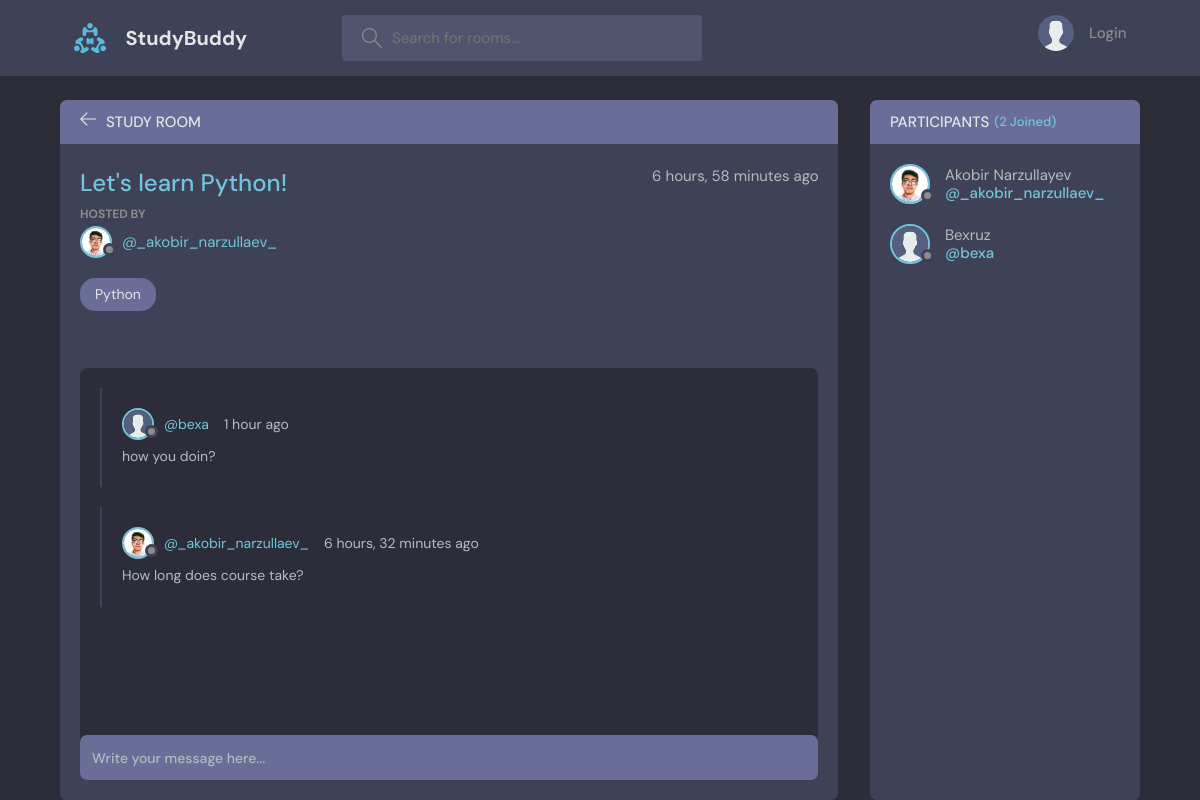
/room/1, run on the app's committed database.
### base/models.py (models this page shows, shortened)
class Room(models.Model):
  host = models.ForeignKey(User, on_delete=models.SET_NULL, null=True)
  topic = models.ForeignKey(Topic, on_delete=models.SET_NULL,
                            null=True)  # By saying null=True we are allowing the database to be empty
  name = models.CharField(max_length=200)
  description = models.TextField(null=True,
                                 blank=True)  # By default null is set to true (it simply means it is allowed to be blank; null for the database and blank for the form)
  participants = models.ManyToManyField(User, related_name='participants', blank=True)
  updated = models.DateTimeField(
    auto_now=True)  # (auto_now = True) It simply means when the post is saved take a time stamp
  created = models.DateTimeField(auto_now_add=True)  # Takes a time stamp when a post is created
  class Meta:
    ordering = ['-updated', '-created']

class User(AbstractUser):
  name = models.CharField(max_length=200, null=True)
  email = models.EmailField(unique=True, null=True)
  bio = models.TextField(null=True)
  avatar = models.ImageField(null=True, default="avatar.svg")
  USERNAME_FIELD = 'email'
  REQUIRED_FIELDS = []

class Topic(models.Model):
  name = models.CharField(max_length=200)
  def __str__(self):
    return self.name

class Message(models.Model):
  user = models.ForeignKey(User, on_delete=models.CASCADE)
  room = models.ForeignKey(Room,
                           on_delete=models.CASCADE)  # ForeignKey - many-to-one relationship. Requires two positional arguments: the class to which the model is related and the on_delete option
  body = models.TextField()
  updated = models.DateTimeField(auto_now=True)
  created = models.DateTimeField(auto_now_add=True)
  class Meta:
    ordering = ['-updated', '-created']

### base/views.py (the view, shortened to what this page needs)
# urls.py: path('room/<str:pk>', views.room, name="room"),  # pk inside the string stands for "primary key"
def room(request, pk):
  room = Room.objects.get(id=pk)  # In order to make the id  unique we are gonna pass in pk(primary key)
  room_messages = room.message_set.all().order_by('-created')
  participants = room.participants.all()
  context = {'room': room, 'room_messages': room_messages, 'participants': participants}
  return render(request, 'base/room.html', context)

### base/templates/base/room.html (shortened to what this page needs)
{% extends 'main.html' %}
{% block content %}
  <main class="profile-page layout layout--2">
    <div class="container">
      <div class="room">
        <div class="room__top">
          <div class="room__topLeft">
            <a href="index.html">
              <svg version="1.1" xmlns="http://www.w3.org/2000/svg" width="32" height="32"
                   viewBox="0 0 32 32">
                <title>arrow-left</title>
                <path
                    d="M13.723 2.286l-13.723 13.714 13.719 13.714 1.616-1.611-10.96-10.96h27.625v-2.286h-27.625l10.965-10.965-1.616-1.607z"
                ></path>
              </svg>
            </a>
            <h3>Study Room</h3>
          </div>
        </div>
        <div class="room__box scroll">
          <div class="room__header scroll">
            <div class="room__info">
              <h3>{{ room.name }}</h3>
              <span>{{ room.created|timesince }} ago</span>
            </div>
            <div class="room__hosted">
              <p>Hosted By</p>
              <a href="{% url 'user-profile' room.host.id %}" class="room__author">
                <div class="avatar avatar--small">
                  <img src="{{ room.host.avatar.url }}"/>
                </div>
                <span>@{{ room.host.username }}</span>
              </a>
            </div>
            <span class="room__topics">{{ room.topic }}</span>
          </div>
          <div class="room__conversation">
            <div class="threads scroll">
              {% for message in room_messages %}
                <div class="thread">
                  <div class="thread__top">
                    <div class="thread__author">
                      <a href="{% url 'user-profile' message.user.id %}"
                         class="thread__authorInfo">
                        <div class="avatar avatar--small">
                          <img src="{{ message.user.avatar.url }}"/>
                        </div>
                        <span>@{{ message.user.username }}</span>
                      </a>
                      <span class="thread__date">{{ message.created|timesince }} ago</span>
                    </div>
                  </div>
                  <div class="thread__details">
                    {{ message.body }}
                  </div>
                </div>
              {% endfor %}
            </div>
          </div>
        </div>
        <div class="room__message">
          <form action="" method="POST">
            <input name="body" placeholder="Write your message here..."/>
          </form>
        </div>
      </div>
      <div class="participants">
        <h3 class="participants__top">Participants <span>({{ participants.count }} Joined)</span></h3>
        <div class="participants__list scroll">
          {% for user in participants %}
            <a href="{% url 'user-profile' user.id %}" class="participant">
              <div class="avatar avatar--medium">
                <img src="{{ user.avatar.url }}"/>
              </div>
              <p>
                {{ user.name }}
                <span>@{{ user.username }}</span>
              </p>
            </a>
          {% endfor %}
        </div>
      </div>
    </div>
  </main>
{% endblock content %}

### templates/main.html (shortened to what this page needs)
<!DOCTYPE html>
{% load static %}
<html lang="en">
<head>
    <link rel="stylesheet" href="{% static 'styles/style.css' %}"/>
</head>
<body>
{% include 'navbar.html' %}
{% block content %}
{% endblock content %}
</body>
</html>

### templates/navbar.html (shortened to what this page needs)
{% load static %}
<header class="header header--loggedIn">
  <div class="container">
    <a href="{% url 'home' %}" class="header__logo">
      <img src="{% static 'images/logo.svg' %}"/>
      <h1>StudyBuddy</h1>
    </a>
    <form class="header__search" method="GET" action="{% url 'home' %}">
      <label>
        <input name="q" placeholder="Search for rooms..."/>
      </label>
    </form>
    <nav class="header__menu">
      {% if request.user.is_authenticated %}
        <div class="header__user">
          <a href="{% url 'user-profile' user.id %}">
            <div class="avatar avatar--medium active">
              <img src="{{ request.user.avatar.url }}"/>
            </div>
            <p>{{ request.user.username }}<span>@{{ request.user }}</span></p>
          </a>
          <button class="dropdown-button">
            <svg version="1.1" xmlns="http://www.w3.org/2000/svg" width="32" height="32"
                 viewBox="0 0 32 32">
              <title>chevron-down</title>
              <path d="M16 21l-13-13h-3l16 16 16-16h-3l-13 13z"></path>
            </svg>
          </button>
        </div>
      {% else %}
        <a href="{% url 'login' %}">
          <img src="{% static 'images/avatar.svg' %}"/>
          <p>Login</p>
        </a>
      {% endif %}
    </nav>
  </div>
</header>

### data on the page
Room: name "Let's learn Python!", created "6 hours, 58 minutes", host.avatar (picture), host.username "_akobir_narzullaev_", topic "Python"
Message: user.avatar (placeholder picture), user.username "bexa", created "1 hour", body "how you doin?"
Message: user.avatar (picture), user.username "_akobir_narzullaev_", created "6 hours, 32 minutes", body "How long does course take?"
User: avatar (picture), name "Akobir Narzullayev", username "_akobir_narzullaev_"
User: avatar (placeholder picture), name "Bexruz", username "bexa"

### other printed values
{{ participants.count }} "2"
